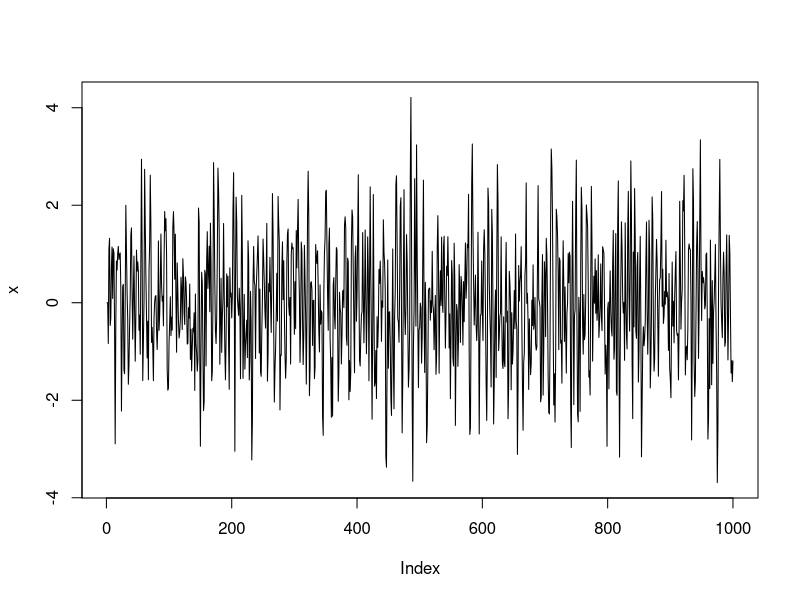
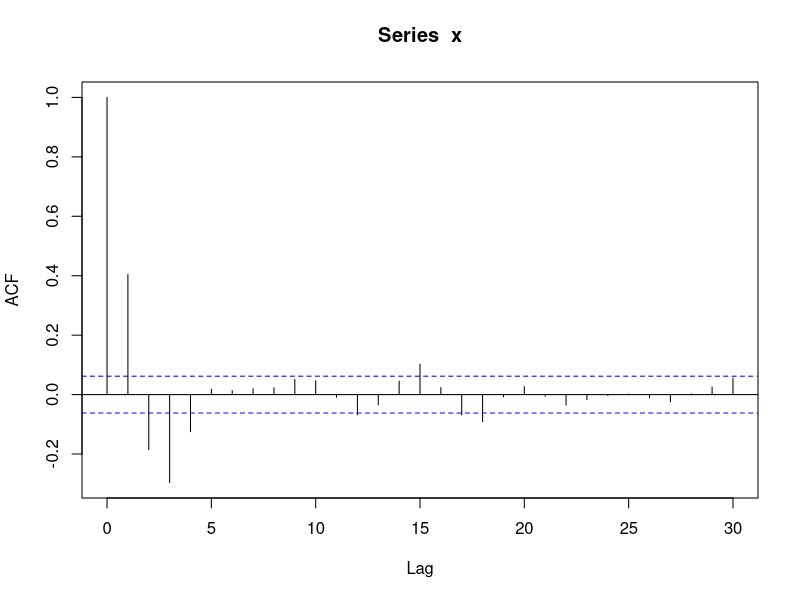

The R script that drew these images, in order:
set.seed(1)

#generate values for w(t) white noise
w <- rnorm(1000)

#generate values for x(t) time series x(t=1)=0
x <- rep(0,1000)

#we simulate AR(2) with two coefficients (0.6 and -0.4)
for(t in 3:1000) x[t] <- 0.6*x[t-1]-0.4*x[t-2]+w[t]

plot(x,type="l")
acf(x)

#let's try to use AR(2) to figure out the coefficients
#we use Maximum Likelihood Estimator to find out the coefficients
x.ar <- ar(x,method="mle")

#print out the order of AR (it should be 2 of course)
x.ar$order

#print out the coefficients we calculate with MLE
x.ar$ar
